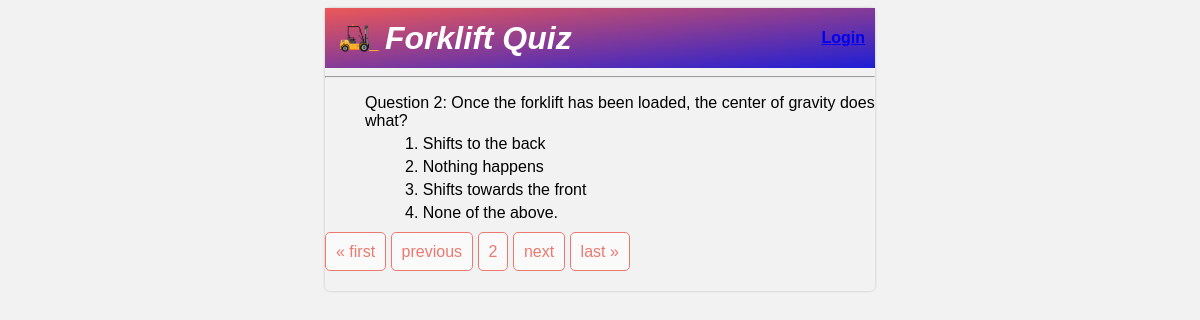
Screenshot of /?page=2 with the database file from the repository.
### quiz/models.py (models this page shows, shortened)
class Question(models.Model):
    user = models.ForeignKey(User, on_delete=models.CASCADE,null=True, blank=True)
    question_text = models.CharField(max_length=250)
    complete = models.BooleanField(default=False)
    class Meta:
        ordering = ('id',)

class Choice(models.Model):
    question = models.ForeignKey(Question,on_delete=models.CASCADE, related_name="choices")
    choice_text = models.CharField(max_length=250)

### quiz/views.py (the view)
# urls.py: path('', QuizList.as_view(), name="quizlist"),
class QuizList(ListView):
    model = Question
    fields ='__all__'
    context_object_name = 'questions'
    paginate_by = 1
    def get_context_data(self, **kwargs):
        context = super().get_context_data(**kwargs)
        context['page'] = context['page_obj']
        return context

### quiz/templates/quiz/question_list.html
{% extends 'quiz/base.html' %}
{% block content %}
{% load static %}
<div class="container">
    <div class="header-bar">
        <div class="image">
            <img class="logo" src="{% static 'images/forklift.png' %}" alt="logo">
            <h1><i>Forklift Quiz</i></h1>
        </div>
        <div class="registration">
            {% if request.user.is_authenticated %}
                <p>{{ request.user }}</p>
                <a class="link" href="{% url 'logout' %}">Logout</a>
            {% else %}
                <a href="{% url 'login' %}">Login</a>
            {% endif %}
        </div>
    </div>
    <hr>
    <div class="content">
        {% if questions %}
            <ul>
                {% for question in questions %}
                    <li class="question">Question {{ question.id }}: {{ question.question_text }}</li>
                    <ul>
                        {% for choice in question.choices.all %}
                            <li>{{forloop.counter}}. {{ choice.choice_text }}</li>
                        {% endfor %}
                    </ul>
                {% endfor %}
            </ul>
            <div class="pagination">
                <span class="step-links">
                    {% if page.has_previous %}
                        <a class="button" href="?page=1">&laquo; first</a>
                        <a  class="button" href="?page={{ page.previous_page_number }}">previous</a>
                    {% endif %}
                    <span class="button">{{ page.number }}</span>
                    {% if page.has_next %}
                        <a class="button" href="?page={{ page.next_page_number }}">next</a>
                        <a class="button" href="?page={{ page.paginator.num_pages }}">last &raquo;</a>
                    {% endif %}
                </span>
            </div>
        {% else %}
            <p>No questions available.</p>
        {% endif %}
    </div>
</div>
{% endblock %}

### static/css/style.css (style rules this page uses)
body { background-color: #f2f2f2; font-family: Arial,sans-serif; height: 3000px; }
p,h1 { margin: 0 auto; }
h1 { display: inline-block; vertical-align: middle; }
.header-bar { background: linear-gradient(to left top, rgb(30, 30, 214), rgb(236, 88, 88)); height: 60px; padding: 0 10px; text-align: center; display: flex; justify-content: space-between; align-items: center; color: white; font-weight: bold; }
.image { display: flex; align-items: center; }
.logo { width: 50px; height: 50px; }
.content ul li { list-style: none; padding-bottom: 5px; }
.container { max-width: 550px; border-radius: 5px; margin: auto auto; padding-bottom: 30px; box-shadow: 0 0 3px rgba(0, 0, 0, 0.2); }
.button { border: 1px solid #EB796F; background-color: #FAFAFA; color: #EB796F; padding: 10px; font-size: 16px; border-radius: 5px; cursor: pointer; text-decoration: none; }

### rows the page displays
Question: id "2", question_text "Once the forklift has been loaded, the center of gravity does what?"
Choice: choice_text "Shifts to the back"
Choice: choice_text "Nothing happens"
Choice: choice_text "Shifts towards the front"
Choice: choice_text "None of the above."

### other values shown
{{ page.number }} "2"
